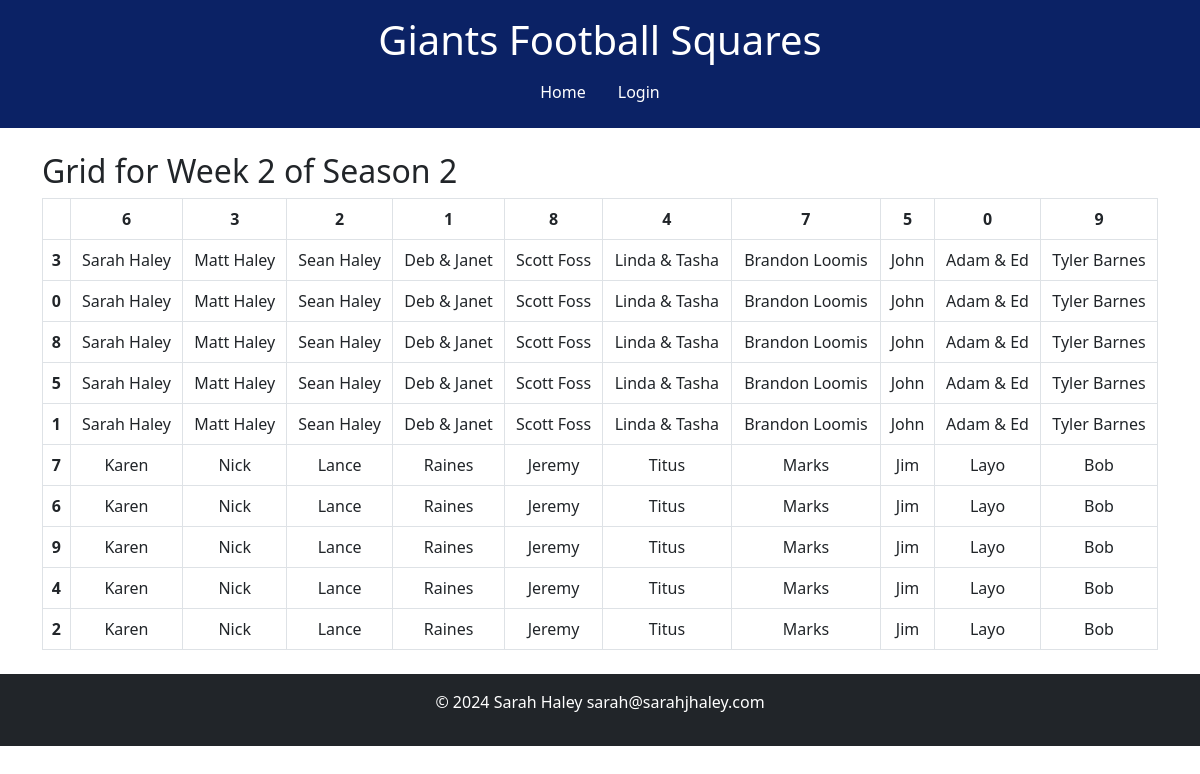
/view_week/2/2, run on the app's committed database.
### tables this page shows
CREATE TABLE "participants" (
	"Part_ID"	INTEGER NOT NULL UNIQUE,
	"name"	TEXT NOT NULL,
	PRIMARY KEY("Part_ID" AUTOINCREMENT)
);

### app.py (the view)
@app.route('/view_week/<int:season_id>/<int:week_id>')
def view_week(season_id, week_id):
    conn = get_db()
    cursor = conn.cursor()
    cursor.execute('''SELECT y_axis FROM weeks WHERE season_id = ? AND week_id = ?''', (season_id, week_id))
    y_axis = cursor.fetchone()
    cursor.execute('''SELECT x_axis FROM weeks WHERE season_id = ? AND week_id = ?''', (season_id, week_id))
    x_axis = cursor.fetchone()
    if x_axis is None:
        flash("No week data found for the selected season and week.", "error")
        return redirect(url_for('some_other_route'))  # Redirect to an appropriate route
    if y_axis is None:
        flash("No week data found for the selected season and week.", "error")
        return redirect(url_for('some_other_route'))  # Redirect to an appropriate route
    y_axis_export_tuple = y_axis[0]
    y_axis_string=str(y_axis_export_tuple)
    y_axis = [int(char) for char in y_axis_string]
    x_axis_export_tuple = x_axis[0]
    x_axis_string=str(x_axis_export_tuple)
    x_axis = [int(char) for char in x_axis_string]
    cursor.execute('''SELECT name, grid_index
                      FROM participants
                      LEFT JOIN grid_spots ON part_id = user_part_id
                      WHERE seasonid = ?''', (season_id,))
    grid_data = cursor.fetchall()
    grid_dict = {index: name for name, index in grid_data}
    conn.close()
    return render_template('view_week.html', x_axis=x_axis, y_axis=y_axis, grid_dict=grid_dict, week_id=week_id, season_id=season_id)

### app.py (called while the page is built)
def get_db():
    conn = sqlite3.connect(DATABASE)
    return conn

### templates/view_week.html (shortened to what this page needs)
{% extends 'base.html' %}
{% block content %}
<h2>Grid for Week {{ week_id }} of Season {{ season_id }}</h2>
<table class="table table-bordered table-hover text-center">
    <thead>
        <tr>
            <th></th>
                {% for col in range(1, 11) %}
                    <th>{{ x_axis[col-1] }}</th>
                {% endfor %}
        </tr>
    </thead>
    <tbody>
        {% for row in range(1, 11) %}
            <tr>
                <th>
                    {{ y_axis[row-1] }}
                </th>
                    {% for col in range(1, 11) %}
                    {% set index = (row - 1) * 10 + col %}
                        <td>
                            {{ grid_dict.get(index, '') }}
                        </td>
                    {% endfor %}
            </tr>
        {% endfor %}
    </tbody>
</table>
{% endblock %}

### templates/base.html (style rules this page uses)
:root { --bs-primary: #0B2265 !important; --bs-primary-rgb: 11, 34, 101 !important; --bs-secondary: #A5ACAF; --bs-success: #28a745; --bs-danger: #A71930; --bs-warning: #ffc107; --bs-info: #17a2b8; --bs-light: #f8f9fa; --bs-dark: #343a40; }

### data on the page
participants: get "Sarah Haley" "Sarah Haley" "Sarah Haley" "Sarah Haley" "Sarah Haley"
participants: get "Matt Haley" "Matt Haley" "Matt Haley" "Matt Haley" "Matt Haley"
participants: get "Sean Haley" "Sean Haley" "Sean Haley" "Sean Haley" "Sean Haley"
participants: get "Deb & Janet" "Deb & Janet" "Deb & Janet" "Deb & Janet" "Deb & Janet"
participants: get "Scott Foss" "Scott Foss" "Scott Foss" "Scott Foss" "Scott Foss"
participants: get "Linda & Tasha" "Linda & Tasha" "Linda & Tasha" "Linda & Tasha" "Linda & Tasha"
participants: get "Brandon Loomis" "Brandon Loomis" "Brandon Loomis" "Brandon Loomis" "Brandon Loomis"
participants: get "John" "John" "John" "John" "John"
participants: get "Adam & Ed" "Adam & Ed" "Adam & Ed" "Adam & Ed" "Adam & Ed"
participants: get "Tyler Barnes" "Tyler Barnes" "Tyler Barnes" "Tyler Barnes" "Tyler Barnes"
participants: get "Karen" "Karen" "Karen" "Karen" "Karen"
participants: get "Nick" "Nick" "Nick" "Nick" "Nick"
participants: get "Lance" "Lance" "Lance" "Lance" "Lance"
participants: get "Raines" "Raines" "Raines" "Raines" "Raines"
participants: get "Jeremy" "Jeremy" "Jeremy" "Jeremy" "Jeremy"
participants: get "Titus" "Titus" "Titus" "Titus" "Titus"
participants: get "Marks" "Marks" "Marks" "Marks" "Marks"
participants: get "Jim" "Jim" "Jim" "Jim" "Jim"
participants: get "Layo" "Layo" "Layo" "Layo" "Layo"
participants: get "Bob" "Bob" "Bob" "Bob" "Bob"

### other printed values
{{ week_id }} "2"
{{ season_id }} "2"
{{ x_axis[col-1] }} "6" "3" "2" "1" "8" "4" "7" "5" "0" "9"
{{ y_axis[row-1] }} "3" "0" "8" "5" "1" "7" "6" "9" "4" "2"
